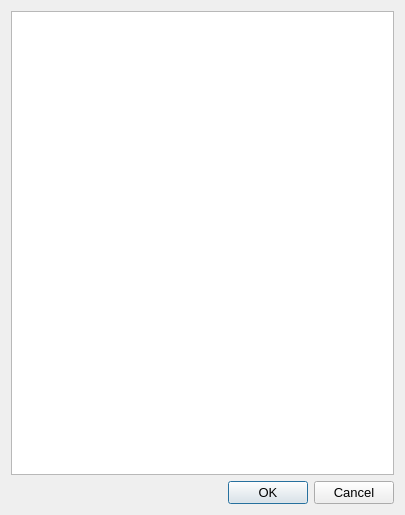
<?xml version="1.0" encoding="UTF-8"?>
<ui version="4.0">
 <class>DialogChooseModule</class>
 <widget class="QDialog" name="DialogChooseModule">
  <property name="geometry">
   <rect>
    <x>0</x>
    <y>0</y>
    <width>405</width>
    <height>515</height>
   </rect>
  </property>
  <property name="windowTitle">
   <string>Dialog</string>
  </property>
  <layout class="QVBoxLayout" name="verticalLayout">
   <item>
    <widget class="QListWidget" name="listWidget">
     <property name="font">
      <font>
       <pointsize>10</pointsize>
      </font>
     </property>
     <property name="selectionMode">
      <enum>QAbstractItemView::MultiSelection</enum>
     </property>
     <property name="sortingEnabled">
      <bool>true</bool>
     </property>
    </widget>
   </item>
   <item>
    <widget class="QDialogButtonBox" name="buttonBox">
     <property name="font">
      <font>
       <family>Arial</family>
       <pointsize>10</pointsize>
      </font>
     </property>
     <property name="orientation">
      <enum>Qt::Horizontal</enum>
     </property>
     <property name="standardButtons">
      <set>QDialogButtonBox::Cancel|QDialogButtonBox::Ok</set>
     </property>
    </widget>
   </item>
  </layout>
 </widget>
 <resources/>
 <connections>
  <connection>
   <sender>buttonBox</sender>
   <signal>accepted()</signal>
   <receiver>DialogChooseModule</receiver>
   <slot>accept()</slot>
   <hints>
    <hint type="sourcelabel">
     <x>248</x>
     <y>254</y>
    </hint>
    <hint type="destinationlabel">
     <x>157</x>
     <y>274</y>
    </hint>
   </hints>
  </connection>
  <connection>
   <sender>buttonBox</sender>
   <signal>rejected()</signal>
   <receiver>DialogChooseModule</receiver>
   <slot>reject()</slot>
   <hints>
    <hint type="sourcelabel">
     <x>316</x>
     <y>260</y>
    </hint>
    <hint type="destinationlabel">
     <x>286</x>
     <y>274</y>
    </hint>
   </hints>
  </connection>
 </connections>
</ui>
